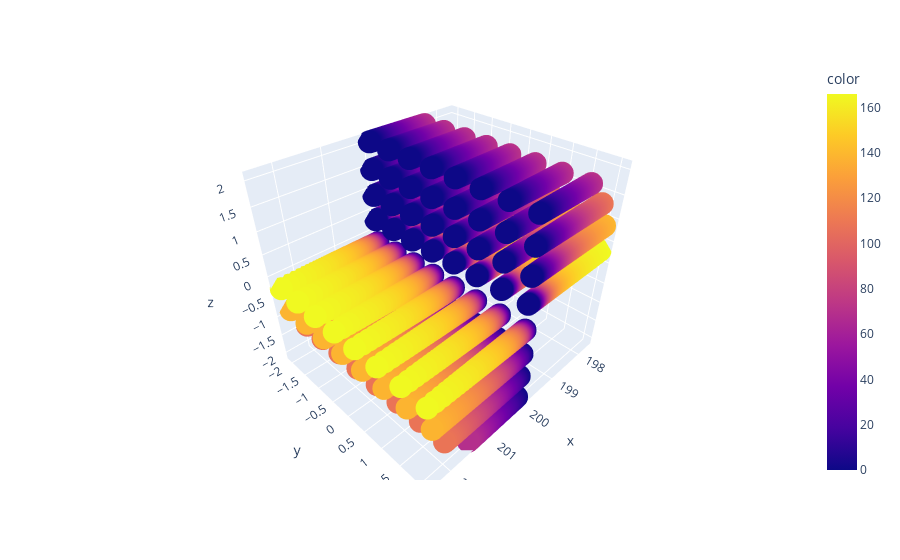

The notebook cell this image was saved under:
### Code cell
px.scatter_3d(x=data['rays']['positions'][:,0], y=data['rays']['positions'][:,1], z=data['rays']['positions'][:,2], color=data['rays']['pulse_idx'][:,0])

# fig = go.Figure(data=[cr])
# iplot(fig)

### Figure 1 — Plotly figure (JSON) as saved in the notebook; plotly's stock layout.template omitted (floating-point values rounded to 4 significant figures; data arrays with more than 128 entries replaced by an {"elided": "..."} marker saying what was removed)
{"data": [{"hovertemplate": "x=%{x}<br>y=%{y}<br>z=%{z}<br>color=%{marker.color}<extra></extra>", "legendgroup": "", "marker": {"color": {"elided": "7800 int values"}, "coloraxis": "coloraxis", "symbol": "circle"}, "mode": "markers", "name": "", "scene": "scene", "showlegend": false, "type": "scatter3d", "x": {"elided": "7800 float values"}, "y": {"elided": "7800 float values"}, "z": {"elided": "7800 float values"}}], "layout": {"coloraxis": {"colorbar": {"title": {"text": "color"}}, "colorscale": [[0, "#0d0887"], [0.1111, "#46039f"], [0.2222, "#7201a8"], [0.3333, "#9c179e"], [0.4444, "#bd3786"], [0.5556, "#d8576b"], [0.6667, "#ed7953"], [0.7778, "#fb9f3a"], [0.8889, "#fdca26"], [1, "#f0f921"]]}, "legend": {"tracegroupgap": 0}, "margin": {"t": 60}, "scene": {"domain": {"x": [0, 1], "y": [0, 1]}, "xaxis": {"title": {"text": "x"}}, "yaxis": {"title": {"text": "y"}}, "zaxis": {"title": {"text": "z"}}}}}
